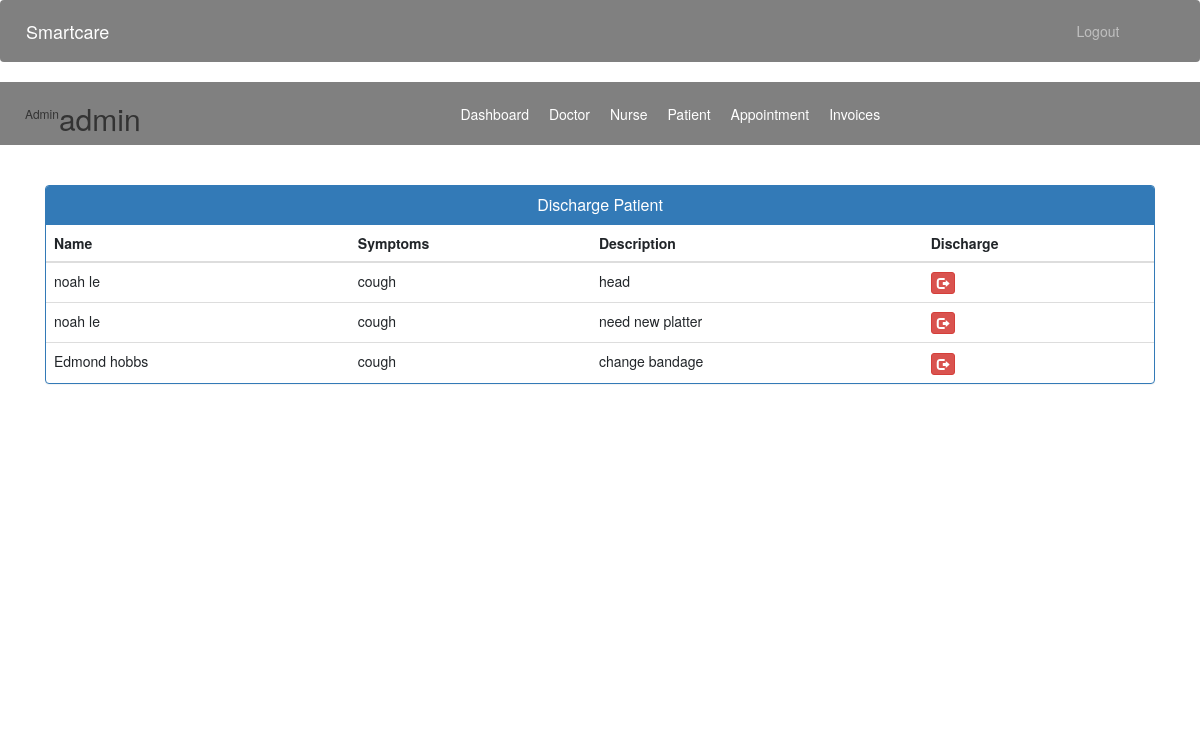
The page /admin-discharge-patient (signed in) on the database as committed earlier.
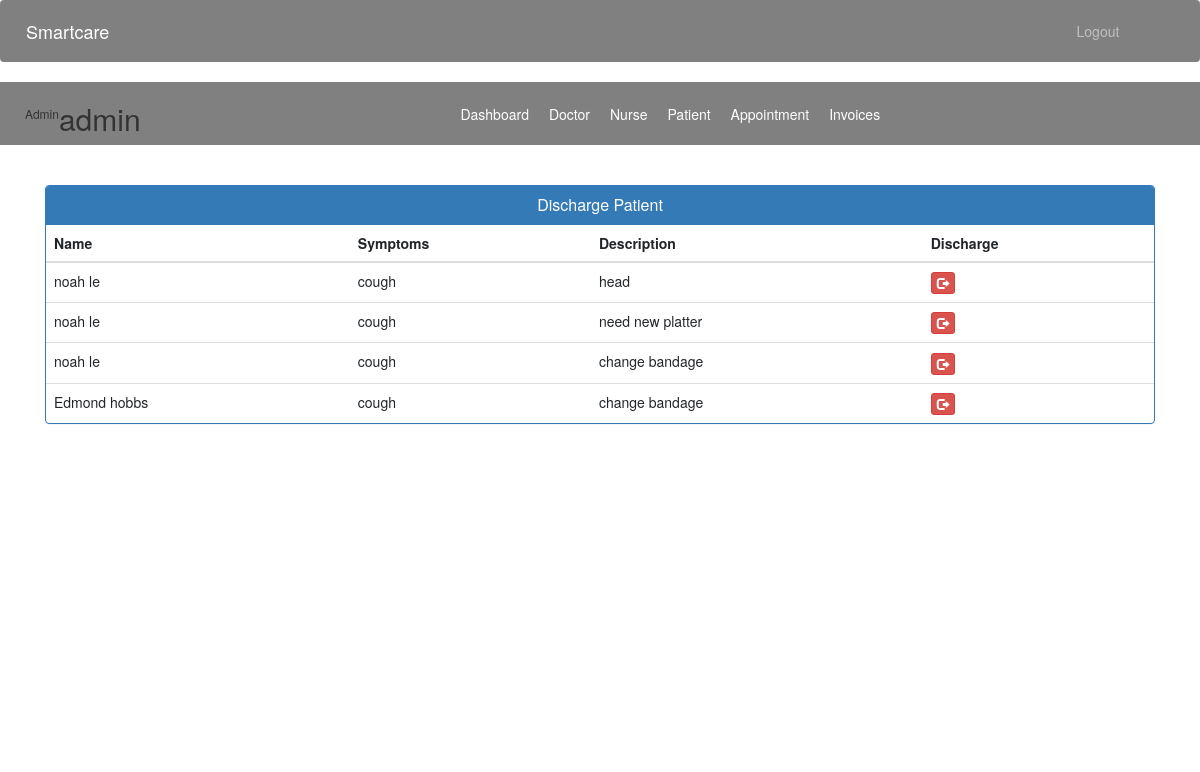
The same page on the database as committed later.
### accounts/models.py (models this page shows, shortened)
class Patient(models.Model):
    user=models.OneToOneField(User,on_delete=models.CASCADE)
    address = models.CharField(max_length=40)
    date_of_birth = models.DateField(null=True)
    mobile = models.CharField(max_length=20,null=False)
    symptoms = models.CharField(max_length=100,null=False)
    assignedDoctorId = models.PositiveIntegerField(null=True)
    assignedNurseId = models.PositiveIntegerField(null=True)
    admitDate=models.DateField(auto_now=True)
    status=models.BooleanField(default=False)
    @property
    def get_name(self):
        return self.user.first_name+" "+self.user.last_name

class Appointment(models.Model):
    patientId=models.PositiveIntegerField(null=True)
    doctorId=models.PositiveIntegerField(null=True)
    nurseId=models.PositiveIntegerField(null=True)
    nurseName=models.CharField(max_length=40,null=True)
    patientName=models.CharField(max_length=40,null=True)
    doctorName=models.CharField(max_length=40,null=True)
    appointmentDate = models.DateField()  # Separate date field
    appointmentTime = models.TimeField()
    description=models.TextField(max_length=500)
    status=models.BooleanField(default=False)

### accounts/views.py (the view)
# urls.py: path('admin-discharge-patient', views.admin_discharge_patient_view, name='admin-discharge-patient'),
@login_required(login_url='adminlogin')
@user_passes_test(is_admin)
def admin_discharge_patient_view(request):
    appointments = models.Appointment.objects.filter(status=True)
    patients = models.Patient.objects.filter(status=True)
    for appointment in appointments:
        appointment.doctorName = models.User.objects.get(id=appointment.doctorId).first_name
        appointment.patientName = models.User.objects.get(id=appointment.patientId).first_name
    mydic = {
        'appointments': appointments,
        'patients': patients
    }
    return render(request, 'smartcare/admin_discharge_patient.html', context=mydic)

### accounts/views.py (called while the page is built)
def is_admin(user):
    return user.groups.filter(name='ADMIN').exists()

### templates/smartcare/admin_discharge_patient.html (shortened to what this page needs)
{% extends 'smartcare/admin_base.html' %}
{% block content %}
<head>
  <link href="//netdna.bootstrapcdn.com/bootstrap/3.0.0/css/bootstrap.min.css" rel="stylesheet" id="bootstrap-css">
</head>
<div class="container">
  <div class="panel panel-primary">
    <div class="panel-heading">
      <h6 class="panel-title">Discharge Patient</h6>
    </div>
    <table class="table table-hover" id="dev-table">
      <thead>
        <tr>
          <th>Name</th>
          <th>Symptoms</th>
          <th>Description</th>
          <th>Discharge</th>
        </tr>
      </thead>
      {% for p in patients %}
       {% for a in appointments %}
      {% if a.patientName in p.get_name %}
      <tr>
        <td> {{p.get_name}}</td>
        <td>{{p.symptoms}}</td>
        <td>{{a.description}}</td>
        <td><a class="btn btn-danger btn-xs" href="{% url 'discharge-patient' p.id  %}"><span class="glyphicon glyphicon-log-out"></span></a></td>
      </tr>
      {% endif%}
      {% endfor %}
      {% endfor %}
    </table>
  </div>
</div>
{% endblock content %}

Rows that differ between the two databases and show on the page:
added Appointment: {{ p.get_name }} "noah le", {{ p.symptoms }} "cough", description "change bandage", shown under Patient "noah le"
